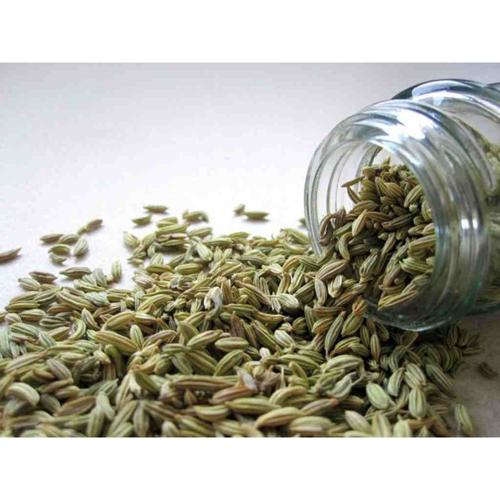
#> input picture Indonesian Spices Dataset/adas/adas_101.jpg, 500 x 500 px; its folder holds only this picture in this run
$ jupyter execute --allow-errors data_preprocessing.ipynb   (shell and % lines are left out)   (older library calls are emulated)
#> lines starting #> are read from the running program, lines starting #| are printed output that depends on the picture
# I Load Libary

[cell 1]
import os
import shutil
import glob
import random
import cv2
import albumentations as A
import numpy as np
import matplotlib.pyplot as plt
from sklearn.model_selection import train_test_split
# Aktifkan mode inline untuk menampilkan gambar langsung di notebook

# II Path

[cell 2]
DATASET_PATH = "D:/Skripsi/scv2/Indonesian Spices Dataset"
OUTPUT_PATH = "D:/Skripsi/scv2/dataset_processed"
TRAIN_PATH, VALID_PATH, TEST_PATH = [os.path.join(OUTPUT_PATH, folder) for folder in ["train", "valid", "test"]]

# III Add TRAIN VAL TEST

[cell 3]
for path in [TRAIN_PATH, VALID_PATH, TEST_PATH]:
    os.makedirs(path, exist_ok=True)

# 4.Baca Class Rempah

[cell 4]
classes = os.listdir(DATASET_PATH)
print(f"Ditemukan {len(classes)} kelas rempah.")

# 5. Fungsi untuk memindahkan gambar ke folder baru

[cell 5]
def move_files(file_list, dest_folder):
    os.makedirs(dest_folder, exist_ok=True)
    for file in file_list:
        shutil.copy(file, dest_folder)

# 6. Split Dataset dan Simpan ke Folder

[cell 6]
def process_dataset():
    for class_name in classes:
        class_path = os.path.join(DATASET_PATH, class_name)
        images = glob.glob(os.path.join(class_path, "*.jpg"))  # Pastikan format file sesuai

        # Split dataset menjadi train (70%), validasi (20%), test (10%)
        train_imgs, temp_imgs = train_test_split(images, test_size=0.3, random_state=42)
        valid_imgs, test_imgs = train_test_split(temp_imgs, test_size=0.33, random_state=42)

        # Simpan ke folder masing-masing
        move_files(train_imgs, os.path.join(TRAIN_PATH, class_name))
        move_files(valid_imgs, os.path.join(VALID_PATH, class_name))
        move_files(test_imgs, os.path.join(TEST_PATH, class_name))

#> (the rest of this cell did not finish here and is left out)

# 7. Preprocessing Gambar

[cell 7]
def preprocess_image(image_path):
    # Baca gambar asli
    img = cv2.imread(image_path)
#> img is the input picture: shape (500, 500, 3); mean B, G, R 167.8, 179.4, 181

    # === Koreksi Pencahayaan menggunakan CLAHE ===
    # Ubah ke ruang warna LAB, karena L-channel mewakili kecerahan
    lab = cv2.cvtColor(img, cv2.COLOR_BGR2LAB)
#> lab: shape (500, 500, 3); mean of channels 0, 1, 2 182.9, 126.8, 134.7
    l, a, b = cv2.split(lab)
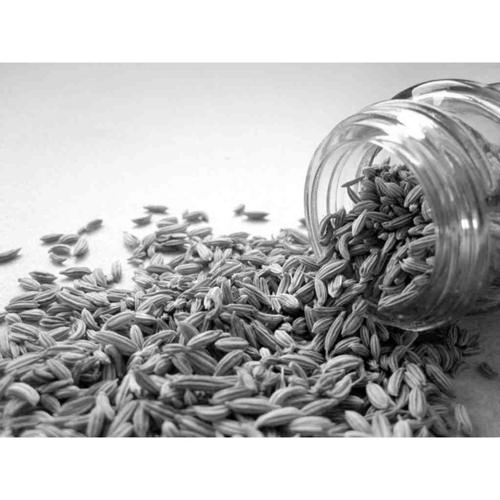
#> l: shape (500, 500); min 0, max 255, mean 182.9
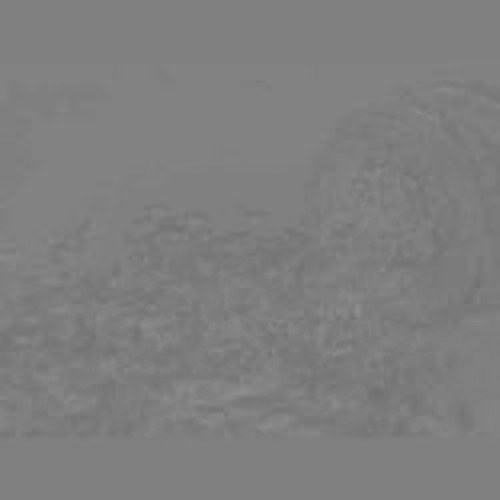
#> a: shape (500, 500); min 112, max 143, mean 126.8
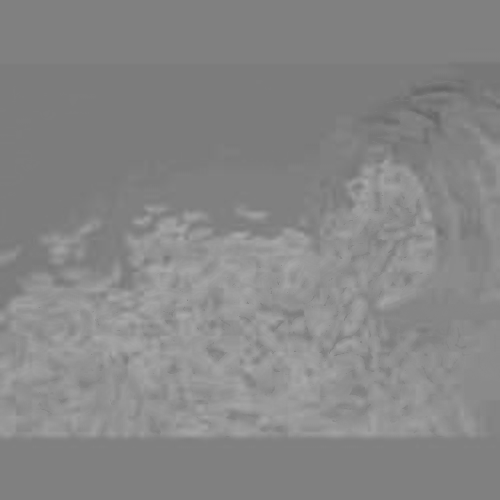
#> b: shape (500, 500); min 100, max 169, mean 134.7
    # Terapkan CLAHE pada L-channel
    clahe = cv2.createCLAHE(clipLimit=2.0, tileGridSize=(8,8))
    cl = clahe.apply(l)
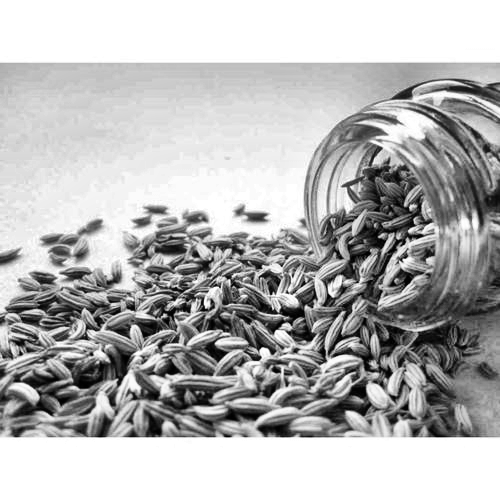
#> cl: shape (500, 500); min 0, max 255, mean 181.3
    # Gabungkan kembali channel L yang telah dikoreksi dengan a dan b
    lab = cv2.merge((cl, a, b))
#> lab: shape (500, 500, 3); mean of channels 0, 1, 2 181.3, 126.8, 134.7
    # Ubah kembali ke BGR
    img = cv2.cvtColor(lab, cv2.COLOR_LAB2BGR)
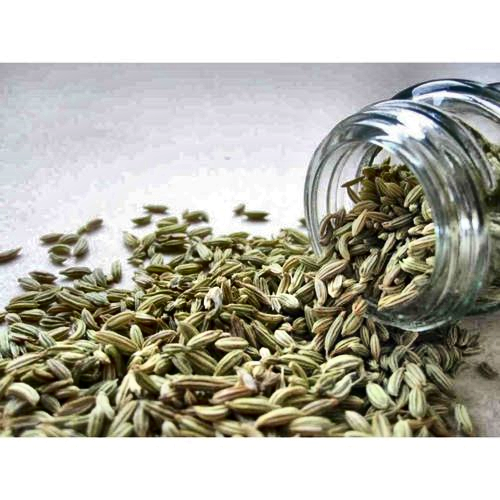
#> img: shape (500, 500, 3); mean B, G, R 166.3, 178, 179.6

    # === Penajaman (Sharpening) untuk mengurangi efek blur ===
    # Kernel penajaman sederhana
    kernel = np.array([[0, -1, 0],
                       [-1, 5, -1],
                       [0, -1, 0]])
    img = cv2.filter2D(img, -1, kernel)
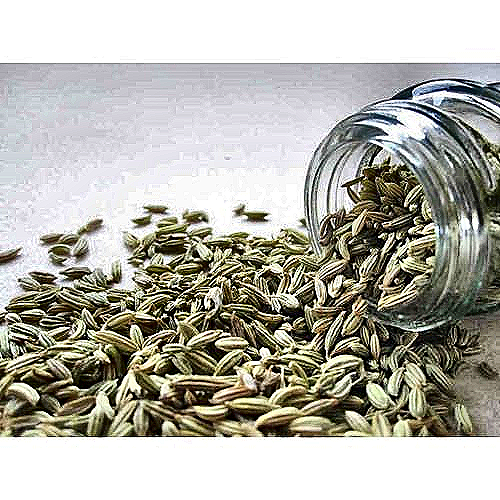
#> img: shape (500, 500, 3); mean B, G, R 168.6, 177.4, 178.6

    # Resize ke 224x224
    img = cv2.resize(img, (224, 224))
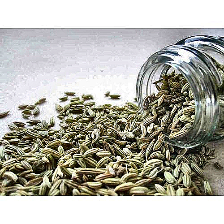
#> img: shape (224, 224, 3); mean B, G, R 168.1, 176.9, 178

    # Konversi dari BGR ke RGB agar tampil dengan benar di Matplotlib
    img = cv2.cvtColor(img, cv2.COLOR_BGR2RGB)

    # Normalisasi nilai piksel ke rentang 0–1
    img = img / 255.0

    return img

$ run again, on Indonesian Spices Dataset/andaliman/andaliman_118.jpg
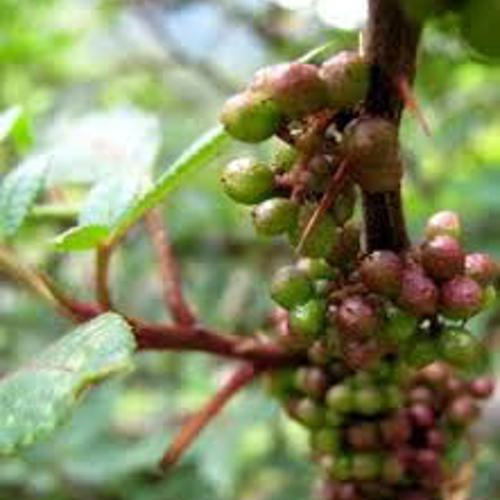
#> input picture Indonesian Spices Dataset/andaliman/andaliman_118.jpg, 500 x 500 px
#> in preprocess_image, img is the input picture: shape (500, 500, 3); mean B, G, R 95.5, 137.3, 130.4
#> in preprocess_image, `cl = clahe.apply(l)`:
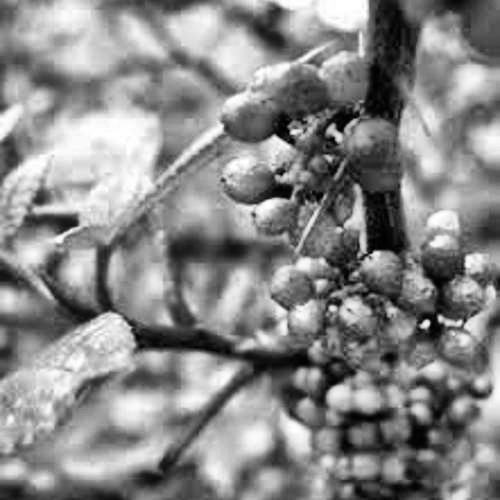
#> cl: shape (500, 500); min 0, max 255, mean 136.5
#> in preprocess_image, `img = cv2.resize(img, (224, 224))`:
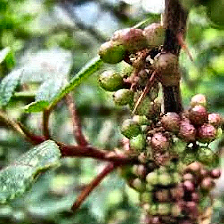
#> img: shape (224, 224, 3); mean B, G, R 92.9, 133.4, 126.7

$ run again, on Indonesian Spices Dataset/andaliman/andaliman_126.jpg
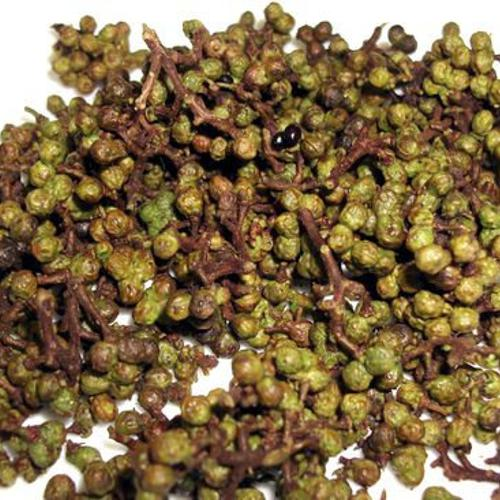
#> input picture Indonesian Spices Dataset/andaliman/andaliman_126.jpg, 500 x 500 px
#> in preprocess_image, img is the input picture: shape (500, 500, 3); mean B, G, R 73.8, 108.2, 130.6
#> in preprocess_image, `cl = clahe.apply(l)`:
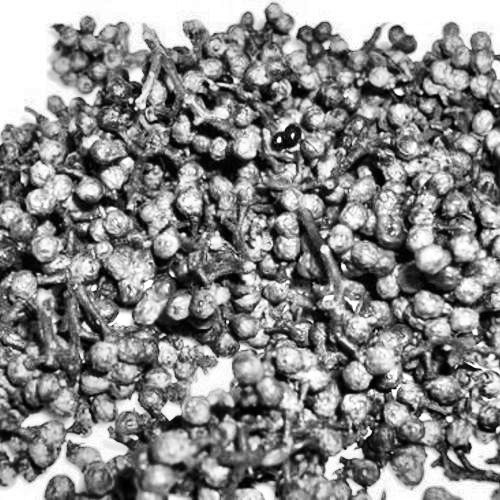
#> cl: shape (500, 500); min 0, max 255, mean 136.8
#> in preprocess_image, `img = cv2.resize(img, (224, 224))`:
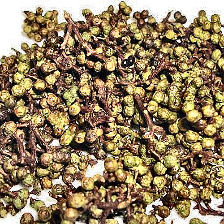
#> img: shape (224, 224, 3); mean B, G, R 96.4, 127.8, 148

$ run again, on Indonesian Spices Dataset/andaliman/andaliman_117.jpg
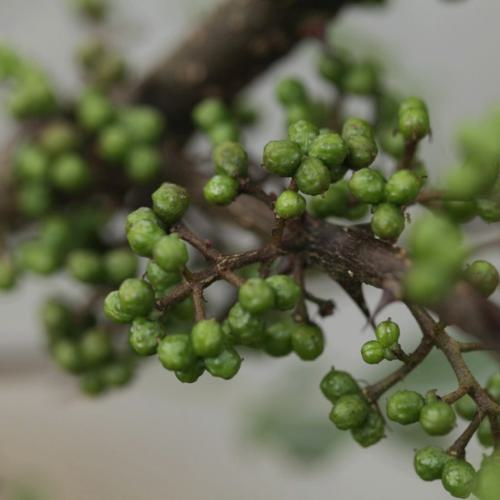
#> input picture Indonesian Spices Dataset/andaliman/andaliman_117.jpg, 500 x 500 px
#> in preprocess_image, img is the input picture: shape (500, 500, 3); mean B, G, R 83.2, 109.1, 104.7
#> in preprocess_image, `img = cv2.resize(img, (224, 224))`:
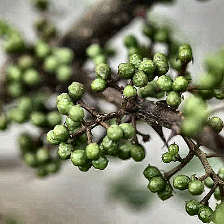
#> img: shape (224, 224, 3); mean B, G, R 104.2, 130.2, 126
